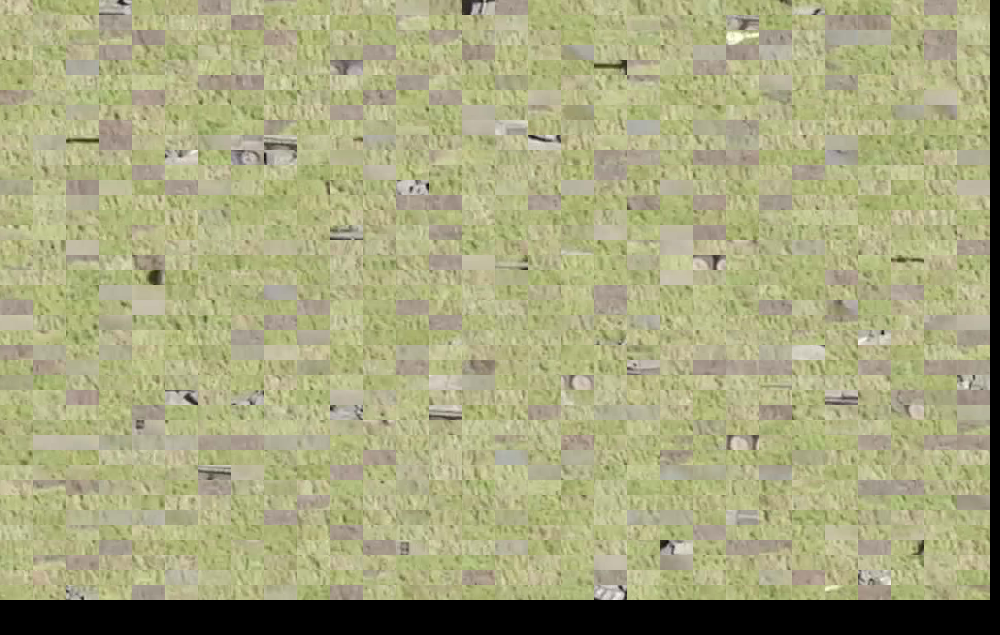
#> input picture LFSR_Image_Scrambling/encrypted_image.png, 1000 x 635 px
$ python decrypt.py
#> lines starting #> are read from the running program, lines starting #| are printed output that depends on the picture
### LFSR_Image_Scrambling/common.py
import numpy as np

def lfsr_generator(seed):
    """
    16-бітний LFSR генератор.
    """
    # Константа для обмеження розрядності
    REGISTER_MASK = 0xFFFF

    state = seed & REGISTER_MASK

    while True:
        # Taps for 16-bit Maximal Length Sequence
        tap_16 = (state >> 15) & 1
        tap_14 = (state >> 13) & 1
        tap_13 = (state >> 12) & 1
        tap_11 = (state >> 10) & 1

        # Обчислення зворотного зв'язку
        feedback_bit = tap_16 ^ tap_14 ^ tap_13 ^ tap_11

        # Shift Left
        # Накладання маски для емуляції 16-бітної шини
        # Вставка feedback_bit у молодший розряд

        state = ((state << 1) & REGISTER_MASK) | feedback_bit

        yield state

def get_permutation_table(seed, num_blocks):
    """
    Формує таблицю перестановок, використовуючи потік з LFSR.
    """
    rng_stream = lfsr_generator(seed)

    indices = list(range(num_blocks))

    # Fisher-Yates shuffle
    for i in range(num_blocks - 1, 0, -1):
        rand_val = next(rng_stream)

        j = rand_val % (i + 1)
        indices[i], indices[j] = indices[j], indices[i]

    return indices

### LFSR_Image_Scrambling/decrypt.py
import cv2
import numpy as np
import sys
from common import get_permutation_table

SEED_KEY = 44257
GRID = (40, 30)
INPUT_FILE = "encrypted_image.png"
OUTPUT_FILE = "restored_image.jpg"

def decrypt_image():
    img = cv2.imread(INPUT_FILE)
#> img is the input picture: shape (635, 1000, 3); mean B, G, R 125.9, 166.4, 166.3
    if img is None:
        print(f"Помилка: Не знайдено файл {INPUT_FILE}")
        sys.exit(1)

    h, w, _ = img.shape
#> h = 635; w = 1000
    rows, cols = GRID
    num_blocks = rows * cols
    bh = h // rows
#> bh = 15
    bw = w // cols
#> bw = 33

    # Генеруємо ту ж саму таблицю, що і при шифруванні
    forward_perm_table = get_permutation_table(SEED_KEY, num_blocks)

    # Створюємо зворотну карту
    inverse_table = [0] * num_blocks
    for dest_pos, src_pos in enumerate(forward_perm_table):
        inverse_table[dest_pos] = src_pos


    restored_img = np.zeros_like(img)
    print(f"Дешифрування з ключем {SEED_KEY}...")

    for i in range(num_blocks):

        target_idx = i

        scrambled_idx = i
        original_idx = forward_perm_table[i]

        restored_block_idx = forward_perm_table[i]

        r_row = restored_block_idx // cols
        r_col = restored_block_idx % cols

        # Координати джерела (в Encrypted) - це просто i
        s_row = i // cols
        s_col = i % cols

        # Пікселі цільові (куди пишемо - у відновлене)
        y1, y2 = r_row * bh, (r_row + 1) * bh
        x1, x2 = r_col * bw, (r_col + 1) * bw

        # Пікселі джерела (звідки беремо - із зашифрованого)
        sy1, sy2 = s_row * bh, (s_row + 1) * bh
        sx1, sx2 = s_col * bw, (s_col + 1) * bw

        restored_img[y1:y2, x1:x2] = img[sy1:sy2, sx1:sx2]
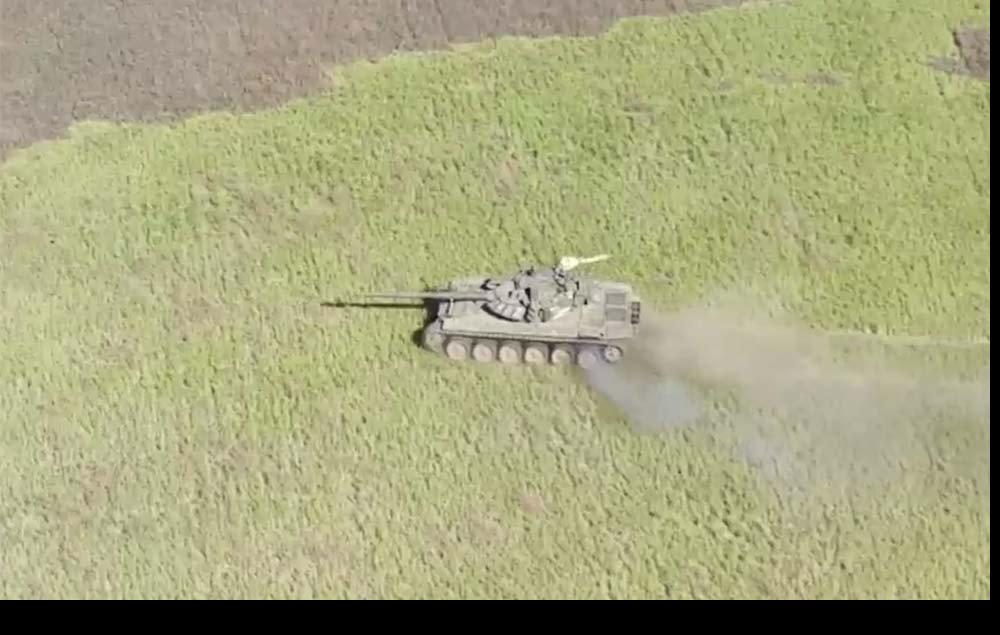
#> restored_img: shape (635, 1000, 3); mean B, G, R 125.9, 166.4, 166.3

    cv2.imwrite(OUTPUT_FILE, restored_img)
    print(f"Готово! Відновлене зображення збережено як {OUTPUT_FILE}")

if __name__ == "__main__":
    decrypt_image()

$ run again, with LFSR_Image_Scrambling/input.jpg saved as LFSR_Image_Scrambling/encrypted_image.png
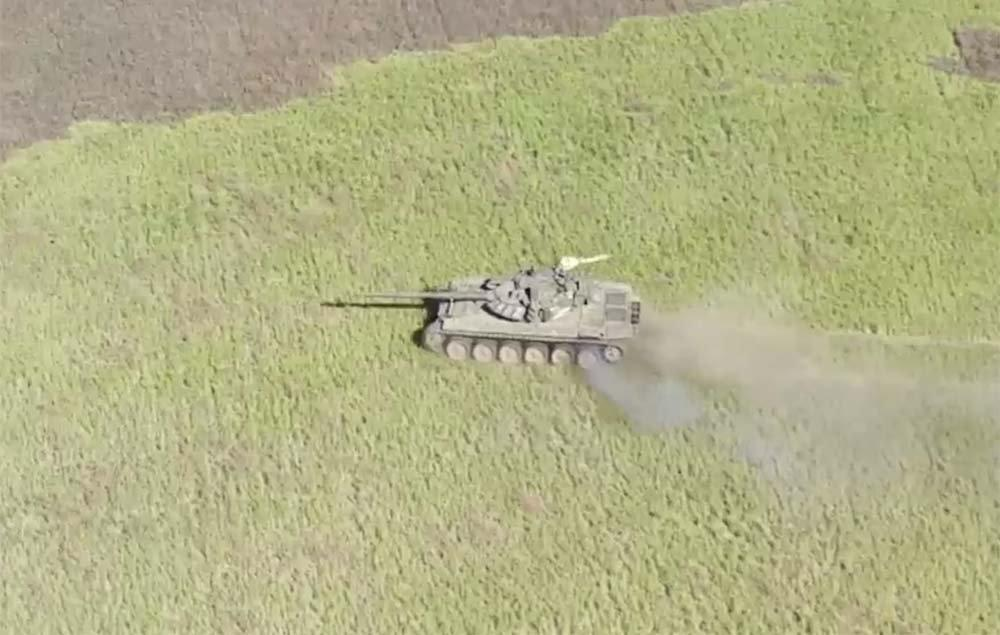
#> input picture LFSR_Image_Scrambling/input.jpg, 1000 x 635 px
#> in decrypt_image, img is the input picture: shape (635, 1000, 3); mean B, G, R 134.6, 178.1, 178
#> after the loop in decrypt_image, `for i in range(num_blocks):`:
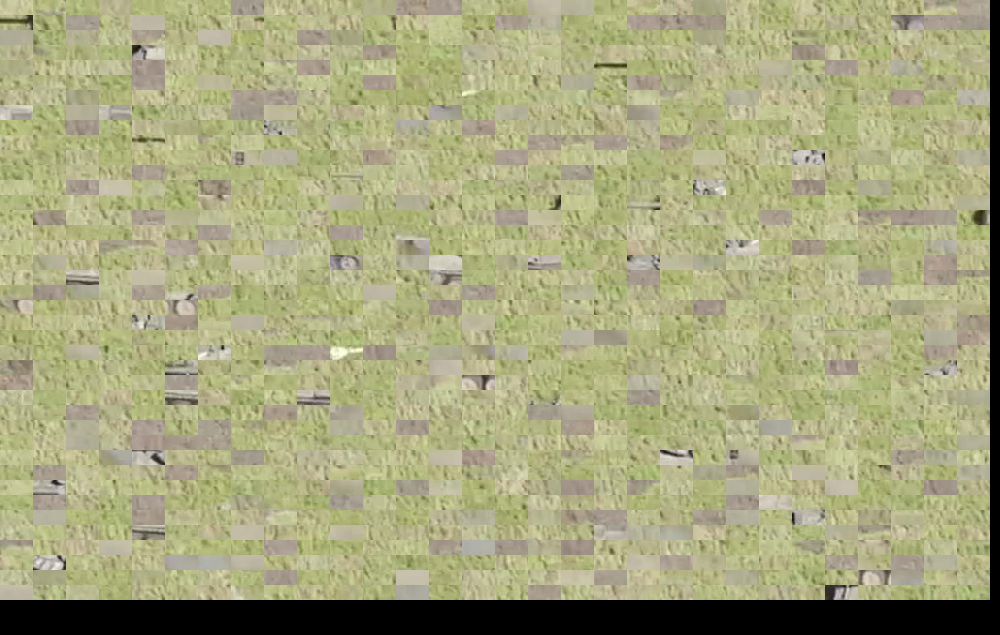
#> restored_img: shape (635, 1000, 3); mean B, G, R 125.9, 166.4, 166.3
